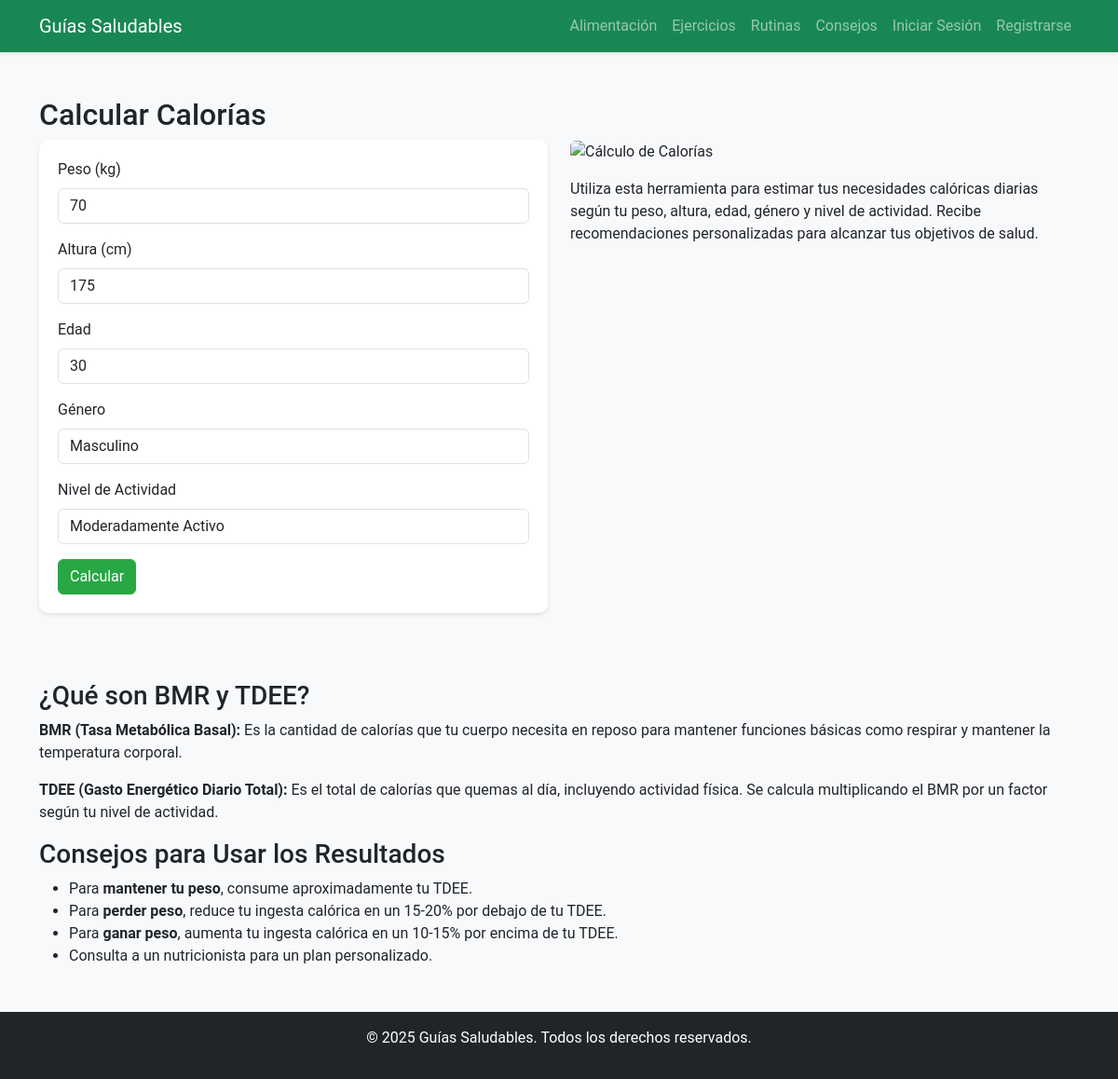
The page /calories.php (signed in) on the database its author committed.
### tables this page shows
CREATE TABLE `users` (
  `id` int(11) NOT NULL,
  `username` varchar(50) NOT NULL,
  `password` varchar(255) NOT NULL,
  `email` varchar(100) NOT NULL,
  `role` enum('user','admin') DEFAULT 'user',
  `weight` float DEFAULT NULL,
  `height` float DEFAULT NULL,
  `age` int(11) DEFAULT NULL,
  `gender` enum('male','female') DEFAULT NULL,
  `activity_level` enum('sedentary','lightly_active','moderately_active','very_active','extra_active') DEFAULT NULL
);

### calories.php (the view, shortened to what this page needs)
<!DOCTYPE html>
<html lang="es">
<head>
    <link href="https://cdn.jsdelivr.net/npm/bootstrap@5.3.0/dist/css/bootstrap.min.css" rel="stylesheet">
    <link rel="stylesheet" href="css/styles.css">
</head>
<body>
    <nav class="navbar navbar-expand-lg navbar-dark bg-success">
        <div class="container">
            <a class="navbar-brand" href="index.php">Guías Saludables</a>
            <div class="collapse navbar-collapse" id="navbarNav">
                <ul class="navbar-nav ms-auto">
                    <li class="nav-item"><a class="nav-link" href="nutrition.php">Alimentación</a></li>
                    <li class="nav-item"><a class="nav-link" href="exercises.php">Ejercicios</a></li>
                    <li class="nav-item"><a class="nav-link" href="routines.php">Rutinas</a></li>
                    <li class="nav-item"><a class="nav-link" href="tips.php">Consejos</a></li>
                    <li class="nav-item"><a class="nav-link" href="login.php">Iniciar Sesión</a></li>
                    <li class="nav-item"><a class="nav-link" href="register.php">Registrarse</a></li>
                </ul>
            </div>
        </div>
    </nav>
    <main class="container my-5">
        <h2>Calcular Calorías</h2>
        <?php
        $weight = $height = $age = $gender = $activityLevel = '';
        if (isset($_SESSION['user_id'])) {
            $conn = new mysqli("localhost", "root", "root", "fitness_db");
            $user_id = $_SESSION['user_id'];
            $result = $conn->query("SELECT weight, height, age, gender, activity_level FROM users WHERE id = $user_id");
            if ($result->num_rows > 0) {
                $user = $result->fetch_assoc();
                $weight = $user['weight'];
                $height = $user['height'];
                $age = $user['age'];
                $gender = $user['gender'];
                $activityLevel = $user['activity_level'];
            }
        }
        ?>
        <div class="row">
            <div class="col-md-6">
                <form id="calorieForm" class="mb-4">
                    <div class="mb-3">
                        <label for="weight" class="form-label">Peso (kg)</label>
                        <input type="number" step="0.1" class="form-control" id="weight" value="<?php echo htmlspecialchars($weight); ?>" required>
                    </div>
                    <div class="mb-3">
                        <label for="height" class="form-label">Altura (cm)</label>
                        <input type="number" step="0.1" class="form-control" id="height" value="<?php echo htmlspecialchars($height); ?>" required>
                    </div>
                    <div class="mb-3">
                        <label for="age" class="form-label">Edad</label>
                        <input type="number" class="form-control" id="age" value="<?php echo htmlspecialchars($age); ?>" required>
                    </div>
                    <div class="mb-3">
                        <label for="gender" class="form-label">Género</label>
                        <select class="form-control" id="gender" required>
                            <option value="male" <?php if ($gender == 'male') echo 'selected'; ?>>Masculino</option>
                        </select>
                    </div>
                    <div class="mb-3">
                        <label for="activityLevel" class="form-label">Nivel de Actividad</label>
                        <select class="form-control" id="activityLevel" required>
                            <option value="moderately_active" <?php if ($activityLevel == 'moderately_active') echo 'selected'; ?>>Moderadamente Activo</option>
                        </select>
                    </div>
                    <button type="button" onclick="calculateCalories()" class="btn btn-success">Calcular</button>
                </form>
            </div>
            <div class="col-md-6">
                <img src="images/calories.jpeg" class="img-fluid rounded" alt="Cálculo de Calorías">
                <p class="mt-3">Utiliza esta herramienta para estimar tus necesidades calóricas diarias según tu peso, altura, edad, género y nivel de actividad. Recibe recomendaciones personalizadas para alcanzar tus objetivos de salud.</p>
            </div>
        </div>
        <section class="mt-5">
            <h3>¿Qué son BMR y TDEE?</h3>
            <p><strong>BMR (Tasa Metabólica Basal):</strong> Es la cantidad de calorías que tu cuerpo necesita en reposo para mantener funciones básicas como respirar y mantener la temperatura corporal.</p>
            <p><strong>TDEE (Gasto Energético Diario Total):</strong> Es el total de calorías que quemas al día, incluyendo actividad física. Se calcula multiplicando el BMR por un factor según tu nivel de actividad.</p>
            <h3>Consejos para Usar los Resultados</h3>
            <ul>
                <li>Para <strong>mantener tu peso</strong>, consume aproximadamente tu TDEE.</li>
                <li>Para <strong>perder peso</strong>, reduce tu ingesta calórica en un 15-20% por debajo de tu TDEE.</li>
                <li>Para <strong>ganar peso</strong>, aumenta tu ingesta calórica en un 10-15% por encima de tu TDEE.</li>
                <li>Consulta a un nutricionista para un plan personalizado.</li>
            </ul>
        </section>
    </main>
    <footer class="bg-dark text-white text-center py-3">
        <p>© 2025 Guías Saludables. Todos los derechos reservados.</p>
    </footer>
</body>
</html>

### css/styles.css (style rules this page uses)
body { font-family: 'Roboto', sans-serif; background-color: #f8f9fa; }
.navbar { box-shadow: 0 2px 4px rgba(0, 0, 0, 0.1); }
.btn-success { background-color: #28a745; border-color: #28a745; }
form { background: #fff; padding: 20px; border-radius: 10px; box-shadow: 0 2px 4px rgba(0, 0, 0, 0.1); }

### rows shown on the page
users: weight "70", height "175", age "30", gender "Masculino", activity_level "Moderadamente Activo"
